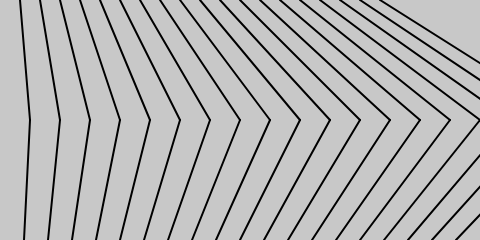
Frame 1 (no input)
Frame 60 (no input): identical to frame 1, image omitted
Frame 120 (the mouse pressed at the canvas centre since frame 60): identical to frame 1, image omitted

The p5.js sketch that drew this single still picture (run headless with seeded random() and noise() and a simulated clock; from frame 60 on, the mouse is pressed at the canvas centre):

// p5.js sketch
// ── sketch.js
// Getting Started with p5.js
// Lauren McCarthy, Casey Reas, Ben Fry

function setup() {
  createCanvas(480, 240);
  strokeWeight(2);
}

function draw() {
  background(200);
  for (var i = 20; i < 400; i += 20) {
    line(i, 0, 1.5*i, 120);
    line(1.5*i, 120, 1.2*i, 240);
  }
}
